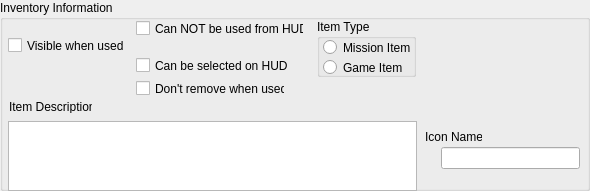
    <widget class="QGroupBox" name="IDC_STATIC_19">
      <property name="geometry">
        <rect>
          <x>8</x>
          <y>489</y>
          <width>590</width>
          <height>191</height>
        </rect>
      </property>
      <property name="title">
        <string>Inventory Information</string>
      </property>
      <property name="visible">
        <bool>true</bool>
      </property>
      <property name="enabled">
        <bool>true</bool>
      </property>
      <property name="flat">
        <bool>false</bool>
      </property>
      <widget class="QCheckBox" name="IDC_GENERIC_INVEN_NONUSEABLE">
        <property name="geometry">
          <rect>
            <x>136</x>
            <y>19</y>
            <width>168</width>
            <height>19</height>
          </rect>
        </property>
        <property name="text">
          <string>Can NOT be used from HUD</string>
        </property>
        <property name="visible">
          <bool>true</bool>
        </property>
        <property name="enabled">
          <bool>true</bool>
        </property>
      </widget>
      <widget class="QGroupBox" name="IDC_STATIC_20">
        <property name="geometry">
          <rect>
            <x>317</x>
            <y>19</y>
            <width>99</width>
            <height>58</height>
          </rect>
        </property>
        <property name="title">
          <string>Item Type</string>
        </property>
        <property name="visible">
          <bool>true</bool>
        </property>
        <property name="enabled">
          <bool>true</bool>
        </property>
        <property name="flat">
          <bool>false</bool>
        </property>
        <widget class="QRadioButton" name="IDC_INVTYPE_MISSION">
          <property name="geometry">
            <rect>
              <x>6</x>
              <y>19</y>
              <width>89</width>
              <height>19</height>
            </rect>
          </property>
          <property name="text">
            <string>Mission Item</string>
          </property>
          <property name="visible">
            <bool>true</bool>
          </property>
          <property name="enabled">
            <bool>true</bool>
          </property>
        </widget>
        <widget class="QRadioButton" name="IDC_INVTYPE_GAME">
          <property name="geometry">
            <rect>
              <x>6</x>
              <y>39</y>
              <width>89</width>
              <height>19</height>
            </rect>
          </property>
          <property name="text">
            <string>Game Item</string>
          </property>
          <property name="visible">
            <bool>true</bool>
          </property>
          <property name="enabled">
            <bool>true</bool>
          </property>
        </widget>
      </widget>
      <widget class="QCheckBox" name="IDC_INVEN_VISWHENUSED">
        <property name="geometry">
          <rect>
            <x>8</x>
            <y>36</y>
            <width>117</width>
            <height>19</height>
          </rect>
        </property>
        <property name="text">
          <string>Visible when used</string>
        </property>
        <property name="visible">
          <bool>true</bool>
        </property>
        <property name="enabled">
          <bool>true</bool>
        </property>
      </widget>
      <widget class="QCheckBox" name="IDC_GENERIC_INVEN_SELECTABLE">
        <property name="geometry">
          <rect>
            <x>136</x>
            <y>56</y>
            <width>157</width>
            <height>19</height>
          </rect>
        </property>
        <property name="text">
          <string>Can be selected on HUD</string>
        </property>
        <property name="visible">
          <bool>true</bool>
        </property>
        <property name="enabled">
          <bool>true</bool>
        </property>
      </widget>
      <widget class="QCheckBox" name="IDC_INVEN_NOREMOVE">
        <property name="geometry">
          <rect>
            <x>136</x>
            <y>79</y>
            <width>149</width>
            <height>19</height>
          </rect>
        </property>
        <property name="text">
          <string>Don't remove when used</string>
        </property>
        <property name="visible">
          <bool>true</bool>
        </property>
        <property name="enabled">
          <bool>true</bool>
        </property>
      </widget>
      <widget class="QLabel" name="IDC_STATIC_21">
        <property name="geometry">
          <rect>
            <x>9</x>
            <y>100</y>
            <width>83</width>
            <height>13</height>
          </rect>
        </property>
        <property name="text">
          <string>Item Description</string>
        </property>
        <property name="visible">
          <bool>true</bool>
        </property>
        <property name="enabled">
          <bool>true</bool>
        </property>
        <property name="alignment">
          <set>Qt::AlignLeft</set>
        </property>
      </widget>
      <widget class="QTextEdit" name="IDC_GENERIC_INVEN_DESCRIPTION">
        <property name="geometry">
          <rect>
            <x>8</x>
            <y>121</y>
            <width>409</width>
            <height>70</height>
          </rect>
        </property>
        <property name="visible">
          <bool>true</bool>
        </property>
        <property name="enabled">
          <bool>true</bool>
        </property>
        <property name="tabChangesFocus">
          <bool>false</bool>
        </property>
        <property name="horizontalScrollBarPolicy">
          <enum>Qt::ScrollBarAsNeeded</enum>
        </property>
      </widget>
      <widget class="QLabel" name="IDC_STATIC_22">
        <property name="geometry">
          <rect>
            <x>425</x>
            <y>130</y>
            <width>57</width>
            <height>13</height>
          </rect>
        </property>
        <property name="text">
          <string>Icon Name</string>
        </property>
        <property name="visible">
          <bool>true</bool>
        </property>
        <property name="enabled">
          <bool>true</bool>
        </property>
        <property name="alignment">
          <set>Qt::AlignLeft</set>
        </property>
      </widget>
      <widget class="QLineEdit" name="IDC_GENERIC_INVEN_ICONNAME">
        <property name="geometry">
          <rect>
            <x>441</x>
            <y>147</y>
            <width>139</width>
            <height>22</height>
          </rect>
        </property>
        <property name="visible">
          <bool>true</bool>
        </property>
        <property name="enabled">
          <bool>true</bool>
        </property>
      </widget>
    </widget>
